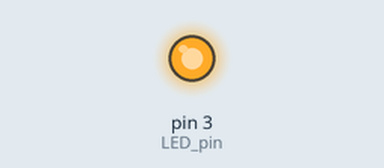
Bench run of a sketch on a simulated Arduino Uno, built with avr-gcc and run on an emulated ATmega328P. On the bench: output pins drawn as LEDs (lit = HIGH).

Above: at 0.5 s.
At 5.0 s:
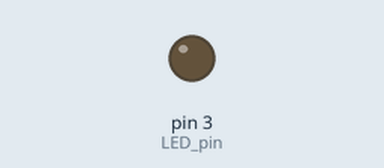
Timing chart, 0 to 6.9 s (numbered marks = the images above):
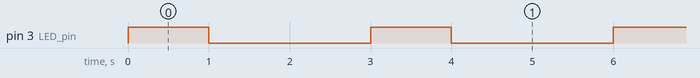

The sketch:

Blink_LED_via_a_Specific_Pin.ino
```cpp
/*
  Sketch name: Blink_LED_via_a_Specific_Pin
  Suggested board: Arduino UNO
  Purpose:
    1. Blink the LED via a specific pin.
    2. The output pin for the LED can be changed conveniently via the int variable "LED_pin."
  Suggested system setup:
    The LED is in series with a 220 ohm resistor for avoiding the destruction of the LED.
  Date:   25 June 2021
  Author: Dr. Hsien-Ching Chung
  ORCID:  https://orcid.org/0000-0001-9364-8858
*/


int LED_pin = 3; // LED output pin

// The setup function runs once when you press reset or power the board.
void setup() {
  pinMode(LED_pin, OUTPUT); // Set the output pin for LED
}

// The loop function runs over and over again forever.
void loop() {
  digitalWrite(LED_pin, HIGH);   // Turn the LED on (HIGH is the voltage level)
  delay(1000);                   // wait for 1000 ms
  digitalWrite(LED_pin,  LOW);   // Turn the LED off by making the voltage LOW
  delay(2000);                   // Wait for 1000 ms
}
```

Measured:
- by itself, pin 3 (LED_pin): alternates HIGH for 1.0 s and LOW for 2.0 s
